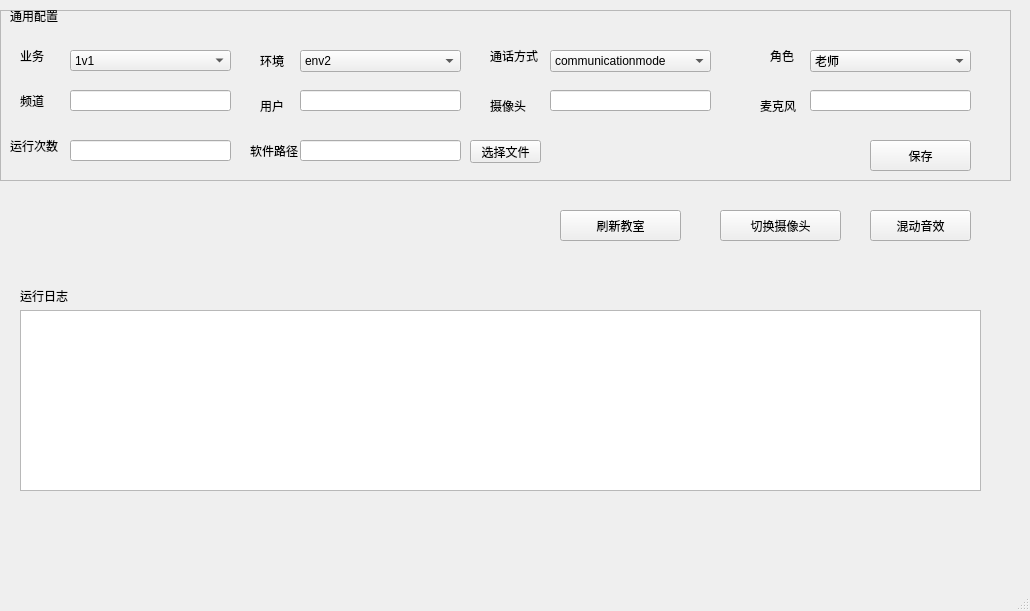
<?xml version="1.0" encoding="UTF-8"?>
<ui version="4.0">
 <class>MainWindow</class>
 <widget class="QMainWindow" name="MainWindow">
  <property name="geometry">
   <rect>
    <x>0</x>
    <y>0</y>
    <width>1030</width>
    <height>611</height>
   </rect>
  </property>
  <property name="windowTitle">
   <string>MainWindow</string>
  </property>
  <widget class="QWidget" name="centralwidget">
   <widget class="QLabel" name="label_19">
    <property name="geometry">
     <rect>
      <x>20</x>
      <y>290</y>
      <width>54</width>
      <height>12</height>
     </rect>
    </property>
    <property name="text">
     <string>运行日志</string>
    </property>
   </widget>
   <widget class="QFrame" name="frame">
    <property name="geometry">
     <rect>
      <x>0</x>
      <y>10</y>
      <width>1011</width>
      <height>171</height>
     </rect>
    </property>
    <property name="styleSheet">
     <string notr="true"/>
    </property>
    <property name="frameShape">
     <enum>QFrame::StyledPanel</enum>
    </property>
    <property name="frameShadow">
     <enum>QFrame::Raised</enum>
    </property>
    <widget class="QLabel" name="label_28">
     <property name="geometry">
      <rect>
       <x>10</x>
       <y>0</y>
       <width>54</width>
       <height>12</height>
      </rect>
     </property>
     <property name="text">
      <string>通用配置</string>
     </property>
    </widget>
    <widget class="QLabel" name="label_25">
     <property name="geometry">
      <rect>
       <x>10</x>
       <y>120</y>
       <width>61</width>
       <height>31</height>
      </rect>
     </property>
     <property name="text">
      <string>运行次数</string>
     </property>
    </widget>
    <widget class="QLabel" name="label_27">
     <property name="geometry">
      <rect>
       <x>770</x>
       <y>30</y>
       <width>31</width>
       <height>31</height>
      </rect>
     </property>
     <property name="text">
      <string>角色</string>
     </property>
    </widget>
    <widget class="QComboBox" name="comboBox_6">
     <property name="geometry">
      <rect>
       <x>550</x>
       <y>40</y>
       <width>161</width>
       <height>22</height>
      </rect>
     </property>
     <item>
      <property name="text">
       <string>communicationmode</string>
      </property>
     </item>
     <item>
      <property name="text">
       <string>livemode</string>
      </property>
     </item>
    </widget>
    <widget class="QLineEdit" name="lineEdit_13">
     <property name="geometry">
      <rect>
       <x>550</x>
       <y>80</y>
       <width>161</width>
       <height>21</height>
      </rect>
     </property>
    </widget>
    <widget class="QComboBox" name="comboBox_11">
     <property name="geometry">
      <rect>
       <x>810</x>
       <y>40</y>
       <width>161</width>
       <height>22</height>
      </rect>
     </property>
     <item>
      <property name="text">
       <string>老师</string>
      </property>
     </item>
     <item>
      <property name="text">
       <string>学生</string>
      </property>
     </item>
     <item>
      <property name="text">
       <string>监课</string>
      </property>
     </item>
    </widget>
    <widget class="QLineEdit" name="lineEdit_5">
     <property name="geometry">
      <rect>
       <x>300</x>
       <y>80</y>
       <width>161</width>
       <height>21</height>
      </rect>
     </property>
    </widget>
    <widget class="QLabel" name="label_8">
     <property name="geometry">
      <rect>
       <x>260</x>
       <y>80</y>
       <width>41</width>
       <height>31</height>
      </rect>
     </property>
     <property name="text">
      <string>用户</string>
     </property>
    </widget>
    <widget class="QLabel" name="label_23">
     <property name="geometry">
      <rect>
       <x>490</x>
       <y>80</y>
       <width>51</width>
       <height>31</height>
      </rect>
     </property>
     <property name="text">
      <string>摄像头</string>
     </property>
    </widget>
    <widget class="QLineEdit" name="lineEdit_4">
     <property name="geometry">
      <rect>
       <x>70</x>
       <y>80</y>
       <width>161</width>
       <height>21</height>
      </rect>
     </property>
    </widget>
    <widget class="QLineEdit" name="lineEdit_15">
     <property name="geometry">
      <rect>
       <x>70</x>
       <y>130</y>
       <width>161</width>
       <height>21</height>
      </rect>
     </property>
    </widget>
    <widget class="QLineEdit" name="lineEdit_14">
     <property name="geometry">
      <rect>
       <x>810</x>
       <y>80</y>
       <width>161</width>
       <height>21</height>
      </rect>
     </property>
    </widget>
    <widget class="QLabel" name="label_11">
     <property name="geometry">
      <rect>
       <x>490</x>
       <y>30</y>
       <width>61</width>
       <height>31</height>
      </rect>
     </property>
     <property name="text">
      <string>通话方式</string>
     </property>
    </widget>
    <widget class="QLabel" name="label_20">
     <property name="geometry">
      <rect>
       <x>20</x>
       <y>30</y>
       <width>41</width>
       <height>31</height>
      </rect>
     </property>
     <property name="text">
      <string>业务</string>
     </property>
    </widget>
    <widget class="QComboBox" name="comboBox_10">
     <property name="geometry">
      <rect>
       <x>300</x>
       <y>40</y>
       <width>161</width>
       <height>22</height>
      </rect>
     </property>
     <item>
      <property name="text">
       <string>env2</string>
      </property>
     </item>
     <item>
      <property name="text">
       <string>env5</string>
      </property>
     </item>
     <item>
      <property name="text">
       <string>env6</string>
      </property>
     </item>
    </widget>
    <widget class="QLabel" name="label_9">
     <property name="geometry">
      <rect>
       <x>20</x>
       <y>80</y>
       <width>31</width>
       <height>21</height>
      </rect>
     </property>
     <property name="text">
      <string>频道</string>
     </property>
    </widget>
    <widget class="QLabel" name="label_21">
     <property name="geometry">
      <rect>
       <x>260</x>
       <y>40</y>
       <width>41</width>
       <height>21</height>
      </rect>
     </property>
     <property name="text">
      <string>环境</string>
     </property>
    </widget>
    <widget class="QLabel" name="label_24">
     <property name="geometry">
      <rect>
       <x>760</x>
       <y>80</y>
       <width>51</width>
       <height>31</height>
      </rect>
     </property>
     <property name="text">
      <string>麦克风</string>
     </property>
    </widget>
    <widget class="QPushButton" name="pushButton_4">
     <property name="geometry">
      <rect>
       <x>870</x>
       <y>130</y>
       <width>101</width>
       <height>31</height>
      </rect>
     </property>
     <property name="text">
      <string>保存</string>
     </property>
    </widget>
    <widget class="QComboBox" name="comboBox_12">
     <property name="geometry">
      <rect>
       <x>70</x>
       <y>40</y>
       <width>161</width>
       <height>21</height>
      </rect>
     </property>
     <item>
      <property name="text">
       <string>1v1</string>
      </property>
     </item>
     <item>
      <property name="text">
       <string>双优class</string>
      </property>
     </item>
     <item>
      <property name="text">
       <string>蜂校测试</string>
      </property>
     </item>
     <item>
      <property name="text">
       <string>小班class</string>
      </property>
     </item>
     <item>
      <property name="text">
       <string>微米测试</string>
      </property>
     </item>
    </widget>
    <widget class="QLabel" name="label_10">
     <property name="geometry">
      <rect>
       <x>250</x>
       <y>130</y>
       <width>51</width>
       <height>21</height>
      </rect>
     </property>
     <property name="text">
      <string>软件路径</string>
     </property>
    </widget>
    <widget class="QLineEdit" name="lineEdit_6">
     <property name="geometry">
      <rect>
       <x>300</x>
       <y>130</y>
       <width>161</width>
       <height>21</height>
      </rect>
     </property>
    </widget>
    <widget class="QPushButton" name="pushButton_5">
     <property name="geometry">
      <rect>
       <x>470</x>
       <y>130</y>
       <width>71</width>
       <height>23</height>
      </rect>
     </property>
     <property name="text">
      <string>选择文件</string>
     </property>
    </widget>
   </widget>
   <widget class="QPushButton" name="pushButton">
    <property name="geometry">
     <rect>
      <x>560</x>
      <y>210</y>
      <width>121</width>
      <height>31</height>
     </rect>
    </property>
    <property name="text">
     <string>刷新教室</string>
    </property>
   </widget>
   <widget class="QPushButton" name="pushButton_2">
    <property name="geometry">
     <rect>
      <x>720</x>
      <y>210</y>
      <width>121</width>
      <height>31</height>
     </rect>
    </property>
    <property name="text">
     <string>切换摄像头</string>
    </property>
   </widget>
   <widget class="QPushButton" name="pushButton_3">
    <property name="geometry">
     <rect>
      <x>870</x>
      <y>210</y>
      <width>101</width>
      <height>31</height>
     </rect>
    </property>
    <property name="text">
     <string>混动音效</string>
    </property>
   </widget>
   <widget class="QTextEdit" name="textEdit">
    <property name="geometry">
     <rect>
      <x>20</x>
      <y>310</y>
      <width>961</width>
      <height>181</height>
     </rect>
    </property>
   </widget>
  </widget>
  <widget class="QMenuBar" name="menubar">
   <property name="geometry">
    <rect>
     <x>0</x>
     <y>0</y>
     <width>1030</width>
     <height>23</height>
    </rect>
   </property>
  </widget>
  <widget class="QStatusBar" name="statusbar"/>
 </widget>
 <resources/>
 <connections/>
</ui>
